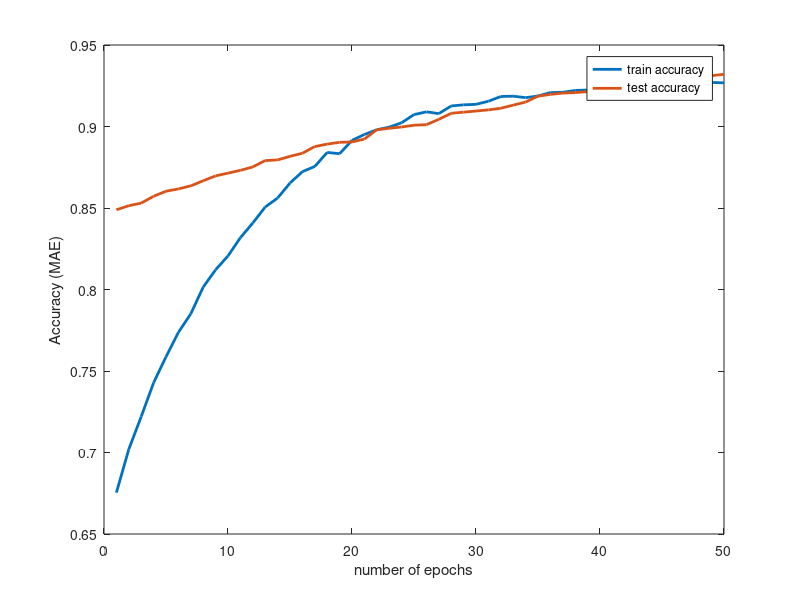

The MATLAB script that drew this image:
clc;

train_accuracy = dlmread('train_accuracy.txt',' ');
test_accuracy = dlmread('test_accuracy.txt',' ');

epochs = 1:50;
accuracy = zeros(2, length(epochs));

for a = 1:1:length(epochs)
    accuracy(1, :) = train_accuracy(:,2);
    accuracy(2, :) = test_accuracy(:,2);
end

a = plot(epochs, accuracy, 'LineWidth', 2 );
%ay = ancestor(a, 'axes');
%ax = gca;
%ax.YAxis.Exponent = 0;
legend('train accuracy', 'test accuracy');
xlabel('number of epochs'), ylabel('Accuracy (MAE)')